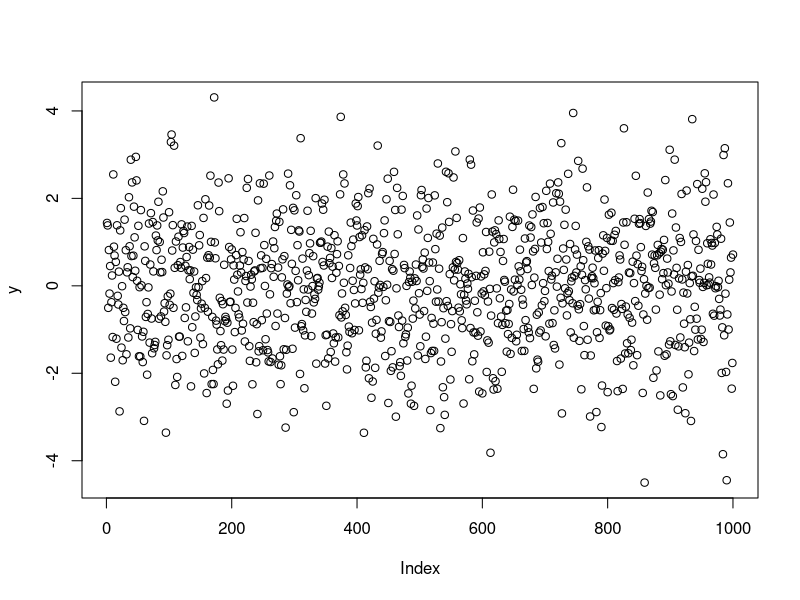
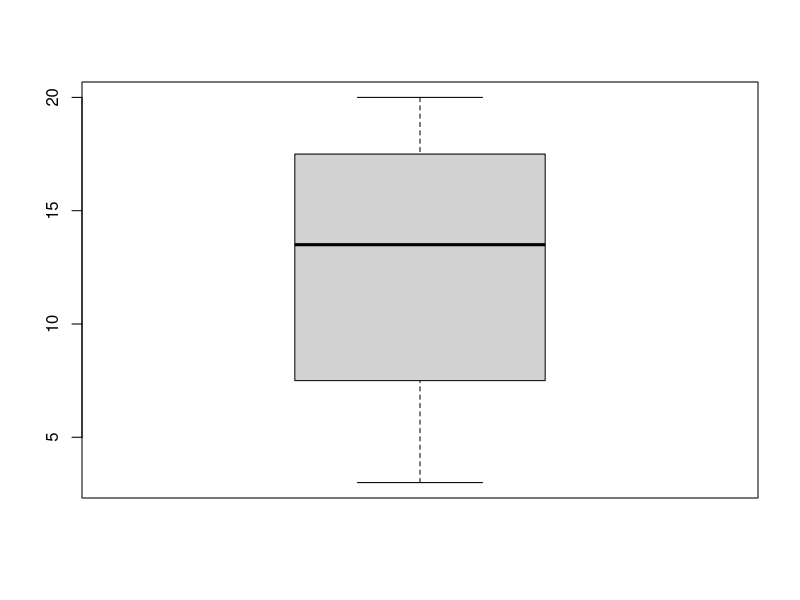

Recreate these plots in R, in order.
x<- rnorm(1000)
y<- x + rnorm(1000)

plot(y)

eurovision <- c(3, 12, 15, 20)
mean(eurovision)
sd(eurovision)
log10(eurovision)

summary(eurovision)
boxplot(eurovision)

# clear the environment
rm(list=ls())


